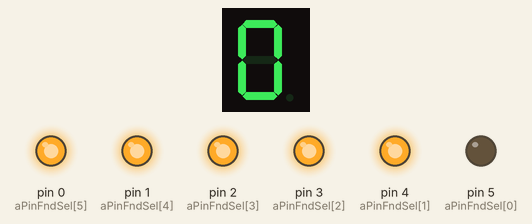
A sketch run on a simulated Arduino Uno, built with avr-gcc and run on an emulated ATmega328P. Parts: 1-digit seven-segment display, output pins drawn as LEDs (lit = HIGH). Wiring (inferred from the names in the program): 1-digit 7-segment display, segments lit when HIGH: segments pin 13, pin 12, pin 11, pin 10, pin 9, pin 8, pin 7, pin 6. The segment pins are drawn as the display they are named for; pins used as bus, display or sensor lines are not drawn.

Above: at 0.1 s.
At 10.1 s:
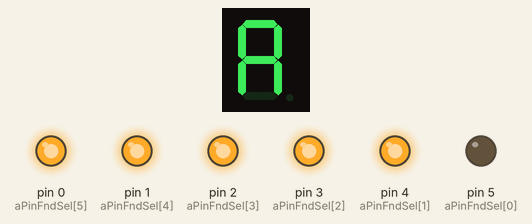
At 12.1 s:
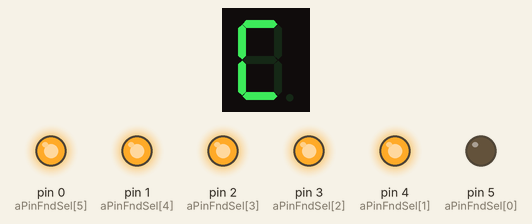
At 13.1 s:
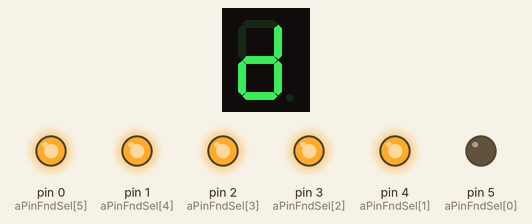
At 14.1 s:
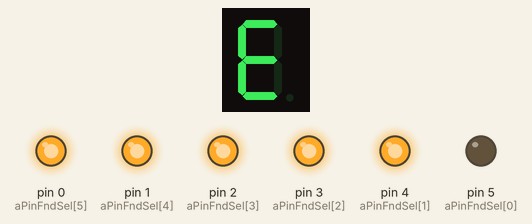
At 31.1 s:
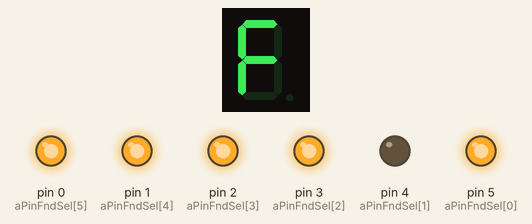
Timing chart, 0 to 33.5 s (numbered marks = the images above):
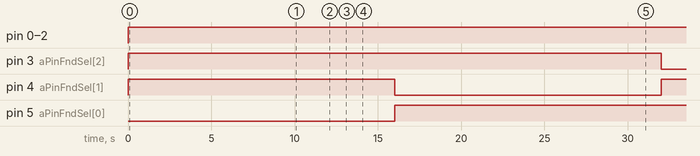

The sketch:

FND01.ino
```cpp
int aPinFndData[8] = {13, 12, 11, 10, 9, 8, 7, 6}; //A-H pins
int aPinFndSel[6] = {5, 4, 3, 2, 1, 0}; //S0-S5 pin

//0-F data
uint8_t aFndData[16] = {0x3F, 0x06, 0x5B, 0x4F, 0x66, 0x6D, 0x7D, 0x27, 0x7F, 0x6F, 0x77, 0x7C, 0x39, 0x5E, 0x79, 0x71};
uint8_t aFndSelData[6] = {0x3E, 0x3D, 0x3B, 0x37, 0x2F, 0x1F};

void setup() {
  // put your setup code here, to run once:
  int i;
  for (i = 0; i < 8; i++) {
    pinMode(aPinFndData[i], OUTPUT);
  }
  for (i = 0; i < 6; i++) {
    pinMode(aPinFndSel[i], OUTPUT);
  }
}

void loop() {
  // put your main code here, to run repeatedly:
  for (int j = 0; j < 6; j++) {
    fndSelOut(aFndSelData[j]);
    for (int i = 0; i < 16; i++) {
      fndDataOut(aFndData[i]);
      delay(1000);
    }
  }
}

void fndDataOut(uint8_t data) {
  for (int i = 0; i < 8; i++) {
    digitalWrite(aPinFndData[i], (data >> i) & 0x1);
  }
}

void fndSelOut(uint8_t data) {
  for (int i = 0; i < 6; i++) {
    digitalWrite(aPinFndSel[i], (data >> i) & 0x1);
  }
}
```

Measured:
- by itself, pin 0 (aPinFndSel[5]), pin 1 (aPinFndSel[4]), pin 2 (aPinFndSel[3]): LOW → HIGH at 0.00 s
- by itself, pin 3 (aPinFndSel[2]): LOW → HIGH at 0.00 s, → LOW 32.0 s later
- by itself, pin 4 (aPinFndSel[1]): LOW → HIGH at 0.00 s, → LOW 16.0 s later, → HIGH 16.0 s later
- by itself, pin 5 (aPinFndSel[0]): LOW → HIGH at 16.0 s
- what the display in image 1 shows lasts 1.0 s, from 10.0 s to 11.0 s
